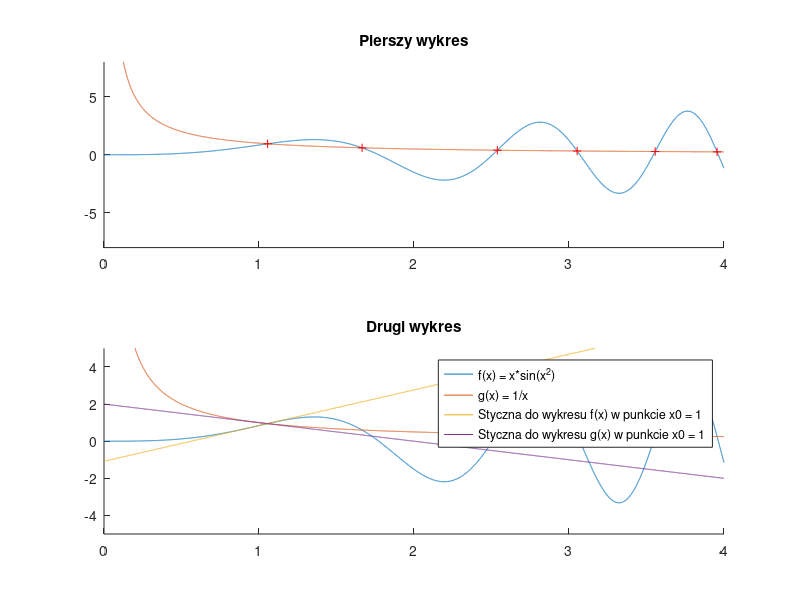

The MATLAB source for this figure:
clear all
x = linspace(0, 4, 10000)
f = x.*sin(x.^2)
g = x.^-1
subplot(2, 1, 1)
hold on
plot(x, f)
plot(x, g)
przeciecie_x = [1.0556, 1.6651, 2.5375, 3.0524, 3.5561, 3.9552]  %punkty przecięcia znalezione po rozwiązaniu równania x*sin(x^2) = x^-1
przeciecie_y = przeciecie_x.^-1  %dlatego, że g = x^-1
plot(przeciecie_x, przeciecie_y, "r+")
axis([0,4, -8,8])  %ograniczenie osi wykresu(dla zachowania czytelności wykresu) oś x od 0 do 4 a oś y od -8 do 8
title('Pierszy wykres')
subplot(2, 1, 2)
hold on
plot(x, f)
plot(x, g)
axis([0, 4, -5, 5])
styczna_f= (sin(1)+2.*cos(1)).*(x-1)+sin(1)
styczna_g = -x + 2
plot(x, styczna_f)
plot(x, styczna_g)
legend('f(x) = x*sin(x^2)','g(x) = 1/x','Styczna do wykresu f(x) w punkcie x0 = 1','Styczna do wykresu g(x) w punkcie x0 = 1')
title('Drugi wykres')